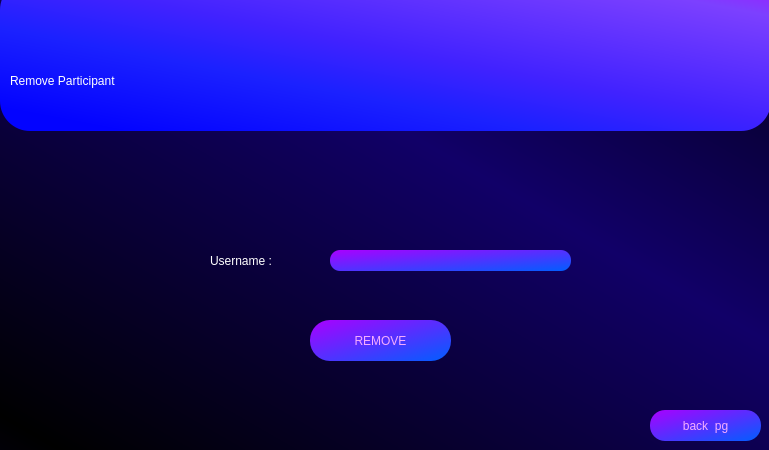
<?xml version="1.0" encoding="UTF-8"?>
<ui version="4.0">
 <class>Dialog</class>
 <widget class="QDialog" name="Dialog">
  <property name="geometry">
   <rect>
    <x>0</x>
    <y>0</y>
    <width>769</width>
    <height>450</height>
   </rect>
  </property>
  <property name="minimumSize">
   <size>
    <width>769</width>
    <height>450</height>
   </size>
  </property>
  <property name="maximumSize">
   <size>
    <width>769</width>
    <height>450</height>
   </size>
  </property>
  <property name="windowTitle">
   <string>Dialog</string>
  </property>
  <property name="styleSheet">
   <string notr="true">QDialog#Dialog{
background-color: qlineargradient(spread:reflect, x1:0.0454545, y1:0.966, x2:0.619, y2:0.386, stop:0 rgba(0, 0, 0, 255), stop:1 rgba(17, 0, 104, 255));
}</string>
  </property>
  <widget class="QLabel" name="label">
   <property name="geometry">
    <rect>
     <x>0</x>
     <y>-20</y>
     <width>771</width>
     <height>151</height>
    </rect>
   </property>
   <property name="styleSheet">
    <string notr="true">background-color: qlineargradient(spread:pad, x1:0.091, y1:0.931955, x2:1, y2:0, stop:0 rgba(3, 3, 255, 255), stop:0.289773 rgba(27, 33, 255, 255), stop:0.482955 rgba(65, 34, 255, 255), stop:0.869318 rgba(124, 64, 255, 255), stop:1 rgba(159, 25, 255, 255));
font: 240pt &quot;Terminal&quot;;
border-radius : 30px</string>
   </property>
   <property name="text">
    <string/>
   </property>
  </widget>
  <widget class="QLabel" name="label_2">
   <property name="geometry">
    <rect>
     <x>10</x>
     <y>40</y>
     <width>741</width>
     <height>81</height>
    </rect>
   </property>
   <property name="styleSheet">
    <string notr="true">font: 75 58pt &quot;Arial&quot;;
color: rgb(255, 255, 255);</string>
   </property>
   <property name="text">
    <string>Remove Participant</string>
   </property>
  </widget>
  <widget class="QLabel" name="label_3">
   <property name="geometry">
    <rect>
     <x>210</x>
     <y>250</y>
     <width>161</width>
     <height>21</height>
    </rect>
   </property>
   <property name="styleSheet">
    <string notr="true">font: 75 14pt &quot;Arial&quot;;
color: rgb(255, 255, 255);</string>
   </property>
   <property name="text">
    <string>Username :</string>
   </property>
  </widget>
  <widget class="QLineEdit" name="removeparrt_username">
   <property name="geometry">
    <rect>
     <x>330</x>
     <y>250</y>
     <width>241</width>
     <height>21</height>
    </rect>
   </property>
   <property name="styleSheet">
    <string notr="true">QLineEdit{
border-radius : 10px;
 color: rgb(246, 172, 255);
font: 12pt &quot;Arial&quot;;
background-color: qlineargradient(spread:pad, x1:0.994, y1:1, x2:0, y2:0, stop:             0.0227273 rgba(5, 92, 255, 255), stop:1 rgba(170, 0, 255, 255));

}


</string>
   </property>
  </widget>
  <widget class="QPushButton" name="removepart_remove_execute">
   <property name="geometry">
    <rect>
     <x>310</x>
     <y>320</y>
     <width>141</width>
     <height>41</height>
    </rect>
   </property>
   <property name="styleSheet">
    <string notr="true"> QPushButton{


 color: rgb(246, 172, 255);
 font: 14pt &quot;Arial&quot;; 
 background-color: qlineargradient(spread:pad, x1:0.994, y1:1, x2:0, y2:0,     stop:0.0227273 rgba(5, 92, 255, 255), stop:1 rgba(170, 0, 255, 255));
 border-color: rgb(170, 0, 255);
 border-radius : 20px;



}

QPushButton:hover{
 background-color: rgb(170, 85, 255);


}</string>
   </property>
   <property name="text">
    <string>REMOVE</string>
   </property>
  </widget>
  <widget class="QPushButton" name="removepart_backpg_execute">
   <property name="geometry">
    <rect>
     <x>650</x>
     <y>410</y>
     <width>111</width>
     <height>31</height>
    </rect>
   </property>
   <property name="styleSheet">
    <string notr="true"> QPushButton{


 color: rgb(246, 172, 255);
 font: 14pt &quot;Arial&quot;; 
 background-color: qlineargradient(spread:pad, x1:0.994, y1:1, x2:0, y2:0,     stop:0.0227273 rgba(5, 92, 255, 255), stop:1 rgba(170, 0, 255, 255));
 border-color: rgb(170, 0, 255);
 border-radius : 15px;



}

QPushButton:hover{
 background-color: rgb(170, 85, 255);


}</string>
   </property>
   <property name="text">
    <string>back  pg</string>
   </property>
  </widget>
  <widget class="QLabel" name="message_label">
   <property name="geometry">
    <rect>
     <x>250</x>
     <y>200</y>
     <width>341</width>
     <height>31</height>
    </rect>
   </property>
   <property name="styleSheet">
    <string notr="true">color: rgb(255, 255, 255);

font: 12pt &quot;Arial&quot;;</string>
   </property>
   <property name="text">
    <string/>
   </property>
   <property name="alignment">
    <set>Qt::AlignCenter</set>
   </property>
  </widget>
 </widget>
 <resources/>
 <connections/>
</ui>
